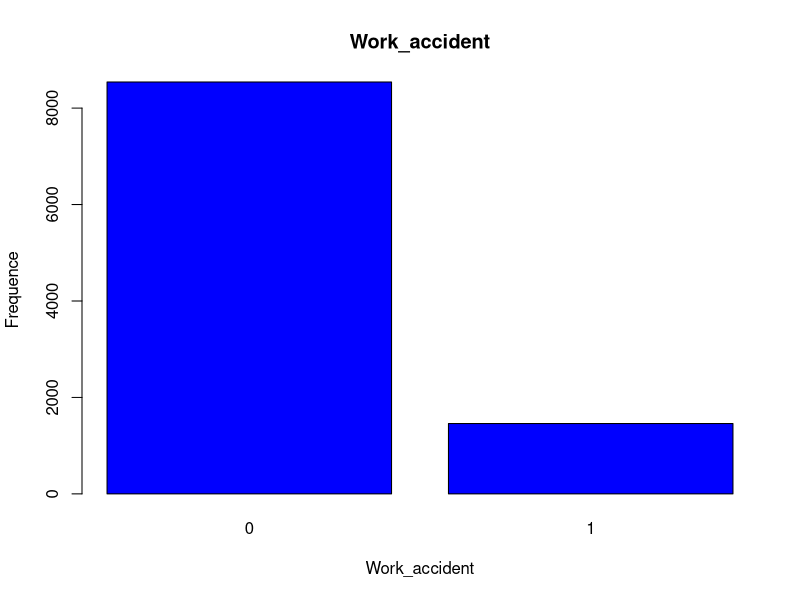
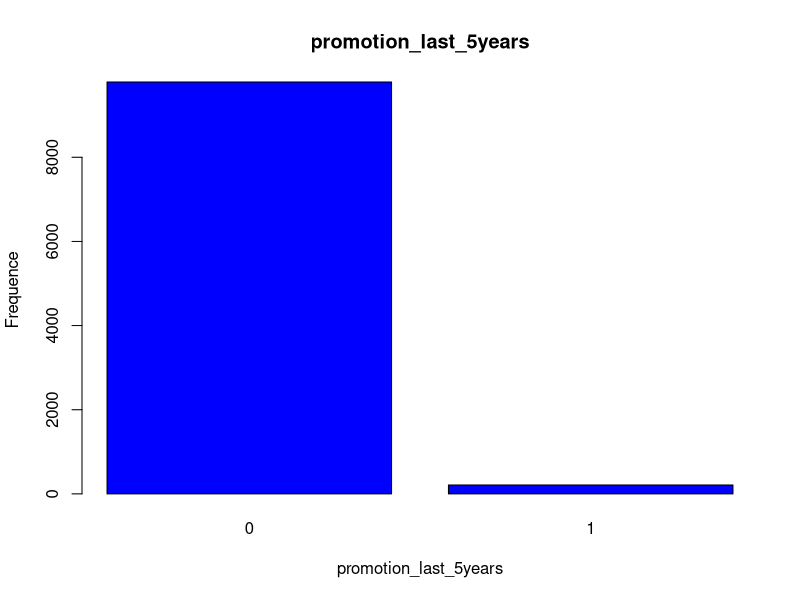
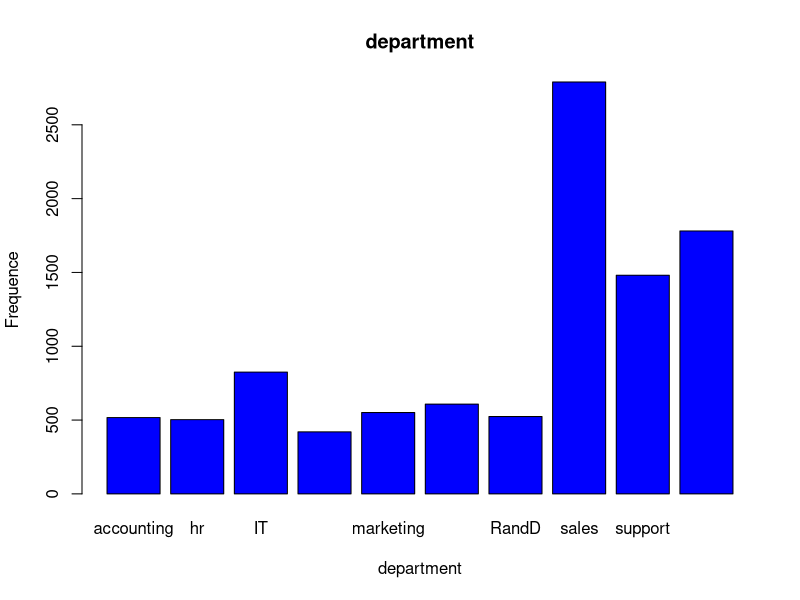
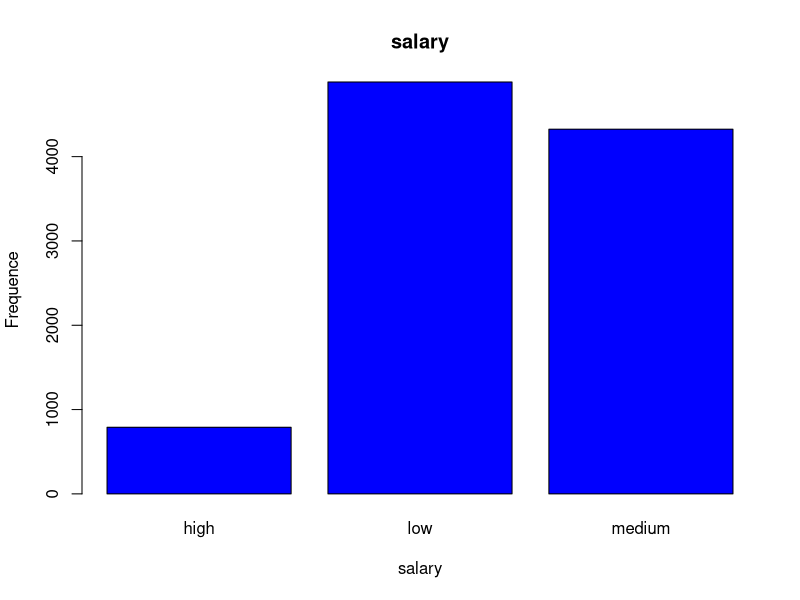

Here is the R script that generated these plots, in order:
# Importer les données
myData <- read.table(file="data/HR_prediction-train.csv", sep=",", header=T)

################# Anaylser préliminaire
# Combien y'a t'il d'instance
nrow(myData)
  # or
myData[0]
# Combien y'a t'il de variables
ncol(myData)

# Savoir si il y a des données manquantes
any(is.na(myData))


################# Analyse exploratoire
# calculer la distribution de probabilité P (f ) pour chaque variable
# P (f ) = nombre d’occurrences de la valeur f dans la variable / nombre total d’occurrences
var_quantitatives <- c("satisfaction_level", "last_evaluation", "number_project", "average_montly_hours", "time_spend_company")
var_qualitatives <- c("Work_accident", "promotion_last_5years", "department", "salary")
# Barplot pour les variables qualitatives et sauvegarder les graphiques
for (i in var_qualitatives) {
  barplot(table(myData[,i]), main=i, xlab=i, ylab="Frequence", col="blue")
  dev.copy(png, file=paste("plot_max/",i,".png", sep=""))
  dev.off()
}
